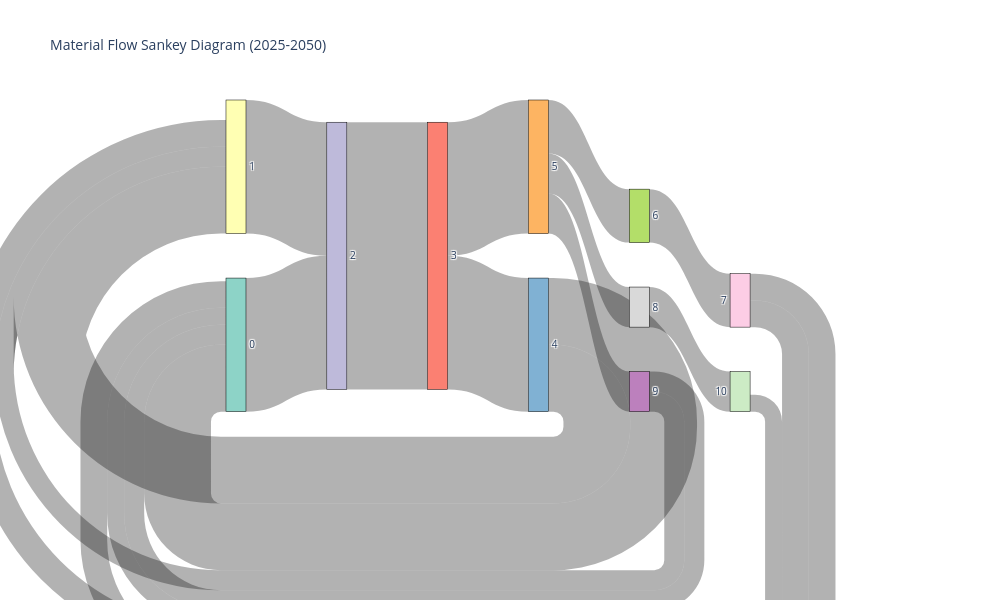

The notebook cell saved with this chart:
### Code cell
# Create and display Sankey diagram
try:
    sankey_fig = create_sankey_diagram(mfa_system_with_results, start_year, end_year, elements)
    sankey_fig.show()
except Exception as e:
    print(f"⚠️ Could not create Sankey diagram: {e}")
    import traceback
    traceback.print_exc()

### Figure 1 — Plotly figure (JSON) as saved in the notebook; plotly's stock layout.template omitted (floating-point values rounded to 4 significant figures)
{"data": [{"link": {"color": ["rgba(0,0,0,0.3)", "rgba(0,0,0,0.3)", "rgba(0,0,0,0.3)", "rgba(0,0,0,0.3)", "rgba(0,0,0,0.3)", "rgba(0,0,0,0.3)", "rgba(0,0,0,0.3)", "rgba(0,0,0,0.3)", "rgba(0,0,0,0.3)", "rgba(0,0,0,0.3)", "rgba(0,0,0,0.3)", "rgba(0,0,0,0.3)", "rgba(0,0,0,0.3)", "rgba(0,0,0,0.3)", "rgba(0,0,0,0.3)", "rgba(0,0,0,0.3)", "rgba(0,0,0,0.3)"], "label": ["F_00_02: 217.3 Mg/year", "F_01_02: 217.3 Mg/year", "F_02_03: 434.6 Mg/year", "F_03_04: 217.3 Mg/year", "F_03_05: 217.3 Mg/year", "F_04_00: 108.7 Mg/year", "F_04_01: 108.7 Mg/year", "F_05_06: 86.9 Mg/year", "F_06_07: 86.9 Mg/year", "F_07_00: 43.5 Mg/year", "F_07_01: 43.5 Mg/year", "F_05_08: 65.2 Mg/year", "F_08_10: 65.2 Mg/year", "F_05_09: 65.2 Mg/year", "F_09_00: 32.6 Mg/year", "F_09_01: 32.6 Mg/year", "F_10_00: 27.6 Mg/year"], "source": [0, 1, 2, 3, 3, 4, 4, 5, 6, 7, 7, 5, 8, 5, 9, 9, 10], "target": [2, 2, 3, 4, 5, 0, 1, 6, 7, 0, 1, 8, 10, 9, 0, 1, 0], "value": [217.3, 217.3, 434.6, 217.3, 217.3, 108.7, 108.7, 86.92, 86.92, 43.46, 43.46, 65.19, 65.19, 65.19, 32.6, 32.6, 27.58]}, "node": {"color": ["rgb(141,211,199)", "rgb(255,255,179)", "rgb(190,186,218)", "rgb(251,128,114)", "rgb(128,177,211)", "rgb(253,180,98)", "rgb(179,222,105)", "rgb(252,205,229)", "rgb(217,217,217)", "rgb(188,128,189)", "rgb(204,235,197)"], "label": [0, 1, 2, 3, 4, 5, 6, 7, 8, 9, 10], "line": {"color": "black", "width": 0.5}, "pad": 15, "thickness": 20}, "type": "sankey"}], "layout": {"font": {"size": 10}, "height": 600, "title": {"text": "Material Flow Sankey Diagram (2025-2050)"}, "width": 1000}}
